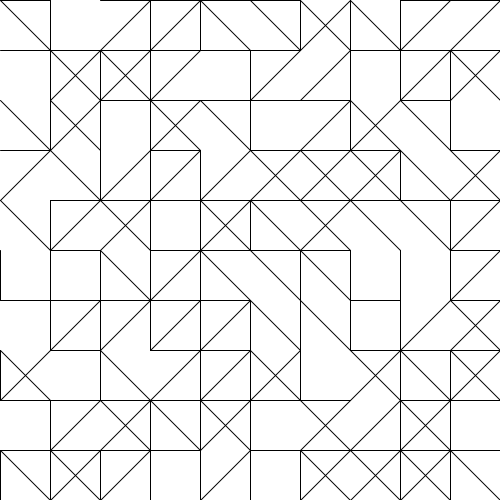
Frame 1 (no input)
Frame 60 (the mouse pressed at the canvas centre just before this capture): identical to frame 1, image omitted
Frame 120 (the mouse held since frame 60 and released just before this capture): identical to frame 1, image omitted

The Processing sketch that drew this single still picture (run headless with seeded random() and noise(); from frame 60 on, the mouse is pressed at the canvas centre):

// Processing sketch: laberinto
// ── laberinto.pde
int columnas = 10;
int filas = 10;

int tam = 50;

boolean[][][] celdas;

void setup() {
  size(500, 500);

  celdas = new boolean[columnas][filas][6];

  generarLaberinto();
}

void draw() {
  background(255);

  dibujarLaberinto();
}

void generarLaberinto() {

  for (int x = 0; x < columnas; x++) {
    for (int y = 0; y < filas; y++) {

      for (int i = 0; i < 6; i++) {

        celdas[x][y][i] = random(1) > 0.5;
      }
    }
  }
}

void dibujarLaberinto() {

  stroke(0);

  for (int x = 0; x < columnas; x++) {
    for (int y = 0; y < filas; y++) {

      int px = x * tam;
      int py = y * tam;

      if (celdas[x][y][0]) {
        line(px, py, px + tam, py);
      }

      if (celdas[x][y][1]) {
        line(px + tam, py, px + tam, py + tam);
      }

      if (celdas[x][y][2]) {
        line(px + tam, py + tam, px, py + tam);
      }

      if (celdas[x][y][3]) {
        line(px, py + tam, px, py);
      }

      if (celdas[x][y][4]) {
        line(px, py, px + tam, py + tam);
      }

      if (celdas[x][y][5]) {
        line(px + tam, py, px, py + tam);
      }
    }
  }
}
